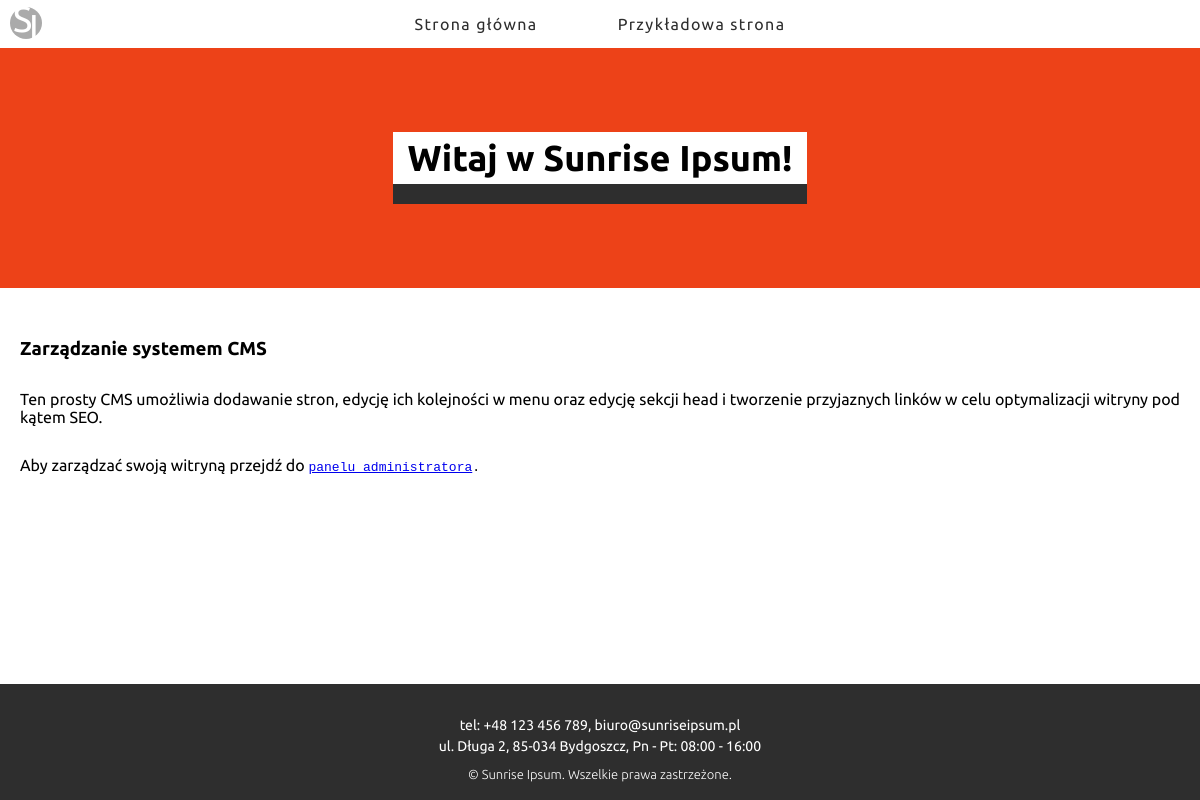
The page / on the database its author committed.
### tables this page shows
CREATE TABLE `menu` (
  `idMenu` int(11) NOT NULL,
  `pageName` tinytext NOT NULL,
  `menuOrder` int(11) NOT NULL
);

CREATE TABLE `pages` (
  `idPages` int(11) NOT NULL,
  `pageName` tinytext NOT NULL,
  `pageURI` tinytext NOT NULL,
  `metaTitle` tinytext DEFAULT NULL,
  `metaDesc` tinytext DEFAULT NULL,
  `pageHeader` mediumtext DEFAULT NULL,
  `pageContent` longtext DEFAULT NULL
);

### index.php (the view, shortened to what this page needs)
<!DOCTYPE html>
<html lang="pl">
<?php if(isset($_GET['connection']) && $_GET['connection'] == 'failed') : ?>
    <title>Connection failed</title>
    <meta name="robots" content="noindex">
    <body><h1>Connection failed</h1><body>
<?php else : ?>
<?php @include_once('templates/head.php'); ?>
    <body>
        <div class="content-wrap">
            <?php @include_once('templates/menu.php'); ?>
            <header class="article-header">
                <h1><?php echo $row['pageHeader'] ?></h1>
            </header>
            <section class="content">
                <div class="article">
                    <?php echo $row['pageContent'] ?>
                </div>
            </section>
        <?php @include_once('templates/footer.php'); ?>
    </body>
<?php endif;  ?>
</html>

### templates/head.php (shortened to what this page needs)
<head>
    <?php
        require 'admin/inc/connection.inc.php';
        $uri = $_SERVER['REQUEST_URI'];
        $query_uri = substr($uri, 1);
        $sql = 'SELECT * FROM pages WHERE pageURI=?';
        $stmt = mysqli_stmt_init($conn);
        if(!mysqli_stmt_prepare($stmt, $sql)) {
            header("Location: ../?connection=failed");
            exit();
          } else {
            mysqli_stmt_bind_param($stmt, "s", $query_uri);
            mysqli_stmt_execute($stmt);
            $result = mysqli_stmt_get_result($stmt);
            $row = mysqli_fetch_assoc($result);
          }
    ?>
    <link rel="stylesheet" href="css/style.css">
</head>

### templates/menu.php (shortened to what this page needs)
<nav class="menu">
    <a href="/" class="small-logo"><span>S</span><span>I</span></a>
    <ul id="menu-elements" class="hide-menu none-ul">
    <?php
    require 'admin/inc/connection.inc.php';
    $menu_sql = 'SELECT pageName FROM menu ORDER BY menuOrder ASC';
    $menu_stmt = mysqli_stmt_init($conn);
    if(!mysqli_stmt_prepare($menu_stmt, $menu_sql)) {
        header("Location: ?connection=failed");
        exit();
    } else {
        mysqli_stmt_execute($menu_stmt);
        $menu_result = mysqli_stmt_get_result($menu_stmt);
        while($menu_row = mysqli_fetch_assoc($menu_result)) {
            $menu_sql2 = 'SELECT pageURI FROM pages WHERE pageName="'.$menu_row['pageName'].'"';
            $menu_stmt2 = mysqli_stmt_init($conn);
            if(!mysqli_stmt_prepare($menu_stmt2, $menu_sql2)) {
                header("Location: ?connection=failed");
                exit();
            } else {
                mysqli_stmt_execute($menu_stmt2);
                $menu_result2 = mysqli_stmt_get_result($menu_stmt2);
                $menu_row2 = mysqli_fetch_assoc($menu_result2);
                echo '<li><a href="/'.$menu_row2['pageURI'].'">'.$menu_row['pageName'].'</a></li>';
        }
    }
}
    ?>
    </ul>
</nav>

### templates/footer.php
<footer>
    <div class="info">
        <a href="tel:+48123456789">tel: +48 123 456 789</a>,
        <a href="mailto:biuro@sunriseipsum.pl">biuro@sunriseipsum.pl</a>
        <p>ul. Długa 2, 85-034 Bydgoszcz, <span>Pn - Pt: 08:00 - 16:00</span></p>
    </div>
    <p class="copy">&copy; Sunrise Ipsum. Wszelkie prawa zastrzeżone.</p>
</footer>

### css/style.css (style rules this page uses)
html { -webkit-box-sizing: border-box; box-sizing: border-box; }
*, *::before, *::after { -webkit-box-sizing: border-box; box-sizing: border-box; }
body { margin: 0; padding: 0; font-family: 'Ubuntu', sans-serif; }
.content-wrap { min-height: 100vh; display: -webkit-box; display: -ms-flexbox; display: flex; -webkit-box-orient: vertical; -webkit-box-direction: normal; -ms-flex-direction: column; flex-direction: column; }
.content-wrap nav.menu { display: -webkit-box; display: -ms-flexbox; display: flex; -webkit-box-pack: center; -ms-flex-pack: center; justify-content: center; letter-spacing: 1.4px; line-height: 2em; position: relative; }
.content-wrap nav.menu .small-logo { -webkit-transition: .4s; transition: .4s; background-color: #2e2e2e; color: white; border-radius: 100%; width: 32px; height: 32px; padding: 0 4px; font-size: 36px; opacity: .4; position: absolute; left: 10px; top: 7px; }
.content-wrap nav.menu .small-logo span:first-child { position: absolute; left: 3px; top: -4px; }
.content-wrap nav.menu .small-logo span:nth-child(2) { position: absolute; right: 2px; bottom: -4px; }
.content-wrap nav.menu ul { list-style-type: none; margin: 0; padding: 8px 30px; -ms-flex-wrap: wrap; flex-wrap: wrap; -webkit-box-pack: center; -ms-flex-pack: center; justify-content: center; }
.content-wrap nav.menu ul li { display: inline-block; margin: 0 40px; }
.content-wrap nav.menu ul li a { text-decoration: none; color: #2e2e2e; }
.content-wrap .content { min-height: 100%; }
.content-wrap footer { background-color: #2e2e2e; color: white; padding: 0 15px; text-align: center; line-height: 2em; margin-top: auto; }
.content-wrap footer .info { padding: 25px 0 5px 0; font-size: 14px; }
.content-wrap footer .info a { text-decoration: none; color: white; -webkit-transition: .2s; transition: .2s; }
.content-wrap footer .info p { margin: 0; line-height: 0.85; }
.content-wrap footer .copy { font-weight: 300; font-size: 13px; margin: 0; padding-bottom: 10px; }
.none-ul { display: -webkit-box; display: -ms-flexbox; display: flex; }
.content-wrap header.article-header { background-color: #ED4218; display: -webkit-box; display: -ms-flexbox; display: flex; padding: 60px 30px; -webkit-box-pack: center; -ms-flex-pack: center; justify-content: center; }
.content-wrap header.article-header h1 { background-color: white; padding: 5px 15px; font-size: 36px; max-width: 600px; text-align: center; border-bottom: 20px solid #2e2e2e; }
.content-wrap .content .article { max-width: 1200px; padding: 0 20px; margin: 50px auto; }
.content-wrap .content .article p { text-align: justify; margin: 30px 0; }

### rows shown on the page
menu: pageName "Strona główna"
menu: pageName "Przykładowa strona"
pages: pageHeader "Witaj w Sunrise Ipsum!", pageContent "Zarządzanie systemem CMS Ten prosty CMS umożliwia dodawanie stron, edycję ich kolejności w menu oraz edycję sekcji head i tworzenie przyjaznych linków w celu optymalizacji witryny pod kątem SEO. Aby zarządzać swoją witryną przejdź do panelu administratora ."
